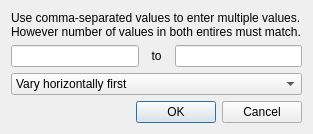
<?xml version="1.0" encoding="UTF-8"?>
<ui version="4.0">
 <class>pqComparativeParameterRangeDialog</class>
 <widget class="QDialog" name="pqComparativeParameterRangeDialog">
  <property name="geometry">
   <rect>
    <x>0</x>
    <y>0</y>
    <width>313</width>
    <height>121</height>
   </rect>
  </property>
  <property name="windowTitle">
   <string>Enter Parameter Range</string>
  </property>
  <layout class="QVBoxLayout" name="verticalLayout">
   <item>
    <widget class="QLabel" name="multivalueHint">
     <property name="text">
      <string>Use comma-separated values to enter multiple values.
However number of values in both entires must match.</string>
     </property>
    </widget>
   </item>
   <item>
    <layout class="QHBoxLayout" name="horizontalLayout">
     <item>
      <widget class="QLineEdit" name="minValue"/>
     </item>
     <item>
      <widget class="QLabel" name="label">
       <property name="text">
        <string>  to  </string>
       </property>
      </widget>
     </item>
     <item>
      <widget class="QLineEdit" name="maxValue"/>
     </item>
    </layout>
   </item>
   <item>
    <spacer name="verticalSpacer">
     <property name="orientation">
      <enum>Qt::Vertical</enum>
     </property>
     <property name="sizeHint" stdset="0">
      <size>
       <width>20</width>
       <height>4</height>
      </size>
     </property>
    </spacer>
   </item>
   <item>
    <widget class="QComboBox" name="mode">
     <property name="toolTip">
      <string>Controls the direction in which the parameter is varied.</string>
     </property>
     <property name="statusTip">
      <string>Controls the direction in which the parameter is varied.</string>
     </property>
     <item>
      <property name="text">
       <string>Vary horizontally first</string>
      </property>
     </item>
     <item>
      <property name="text">
       <string>Vary vertically first</string>
      </property>
     </item>
     <item>
      <property name="text">
       <string>Only vary horizontally</string>
      </property>
     </item>
     <item>
      <property name="text">
       <string>Only vary vertically</string>
      </property>
     </item>
    </widget>
   </item>
   <item>
    <widget class="QDialogButtonBox" name="buttonBox">
     <property name="orientation">
      <enum>Qt::Horizontal</enum>
     </property>
     <property name="standardButtons">
      <set>QDialogButtonBox::Cancel|QDialogButtonBox::Ok</set>
     </property>
    </widget>
   </item>
  </layout>
 </widget>
 <tabstops>
  <tabstop>minValue</tabstop>
  <tabstop>maxValue</tabstop>
  <tabstop>buttonBox</tabstop>
 </tabstops>
 <resources/>
 <connections>
  <connection>
   <sender>buttonBox</sender>
   <signal>accepted()</signal>
   <receiver>pqComparativeParameterRangeDialog</receiver>
   <slot>accept()</slot>
   <hints>
    <hint type="sourcelabel">
     <x>188</x>
     <y>57</y>
    </hint>
    <hint type="destinationlabel">
     <x>157</x>
     <y>91</y>
    </hint>
   </hints>
  </connection>
  <connection>
   <sender>buttonBox</sender>
   <signal>rejected()</signal>
   <receiver>pqComparativeParameterRangeDialog</receiver>
   <slot>reject()</slot>
   <hints>
    <hint type="sourcelabel">
     <x>188</x>
     <y>57</y>
    </hint>
    <hint type="destinationlabel">
     <x>197</x>
     <y>91</y>
    </hint>
   </hints>
  </connection>
 </connections>
</ui>
